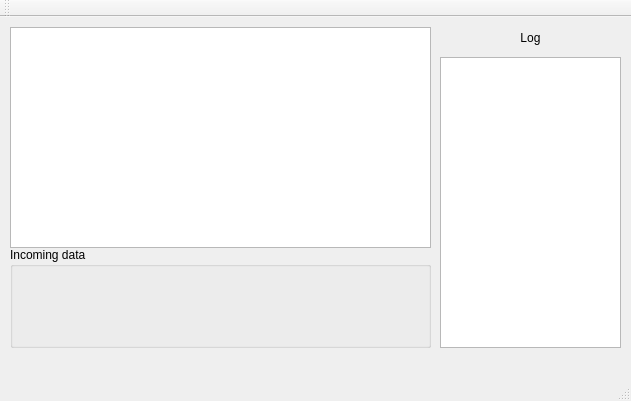
<?xml version="1.0" encoding="UTF-8"?>
<ui version="4.0">
 <class>MainWindow</class>
 <widget class="QMainWindow" name="MainWindow">
  <property name="geometry">
   <rect>
    <x>0</x>
    <y>0</y>
    <width>631</width>
    <height>401</height>
   </rect>
  </property>
  <property name="windowTitle">
   <string>MainWindow</string>
  </property>
  <widget class="QWidget" name="centralWidget">
   <widget class="QTableView" name="tableView">
    <property name="geometry">
     <rect>
      <x>10</x>
      <y>10</y>
      <width>421</width>
      <height>221</height>
     </rect>
    </property>
   </widget>
   <widget class="QLabel" name="labelLogCaption">
    <property name="geometry">
     <rect>
      <x>440</x>
      <y>10</y>
      <width>181</width>
      <height>21</height>
     </rect>
    </property>
    <property name="text">
     <string>Log</string>
    </property>
    <property name="alignment">
     <set>Qt::AlignCenter</set>
    </property>
   </widget>
   <widget class="QTextBrowser" name="textBrowserLog">
    <property name="geometry">
     <rect>
      <x>440</x>
      <y>40</y>
      <width>181</width>
      <height>291</height>
     </rect>
    </property>
   </widget>
   <widget class="QGroupBox" name="groupBoxIncoming">
    <property name="geometry">
     <rect>
      <x>10</x>
      <y>230</y>
      <width>421</width>
      <height>101</height>
     </rect>
    </property>
    <property name="title">
     <string>Incoming data</string>
    </property>
   </widget>
  </widget>
  <widget class="QMenuBar" name="menuBar">
   <property name="geometry">
    <rect>
     <x>0</x>
     <y>0</y>
     <width>631</width>
     <height>21</height>
    </rect>
   </property>
  </widget>
  <widget class="QToolBar" name="mainToolBar">
   <attribute name="toolBarArea">
    <enum>TopToolBarArea</enum>
   </attribute>
   <attribute name="toolBarBreak">
    <bool>false</bool>
   </attribute>
  </widget>
  <widget class="QStatusBar" name="statusBar"/>
 </widget>
 <layoutdefault spacing="6" margin="11"/>
 <resources/>
 <connections/>
</ui>
